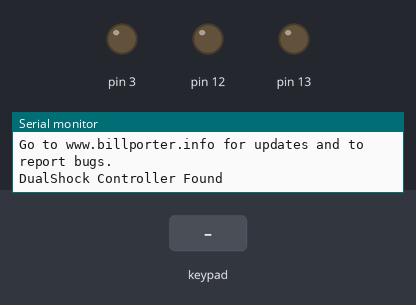
A sketch run on a simulated Arduino Uno, built with avr-gcc and run on an emulated ATmega328P. Shown: output pins drawn as LEDs (lit = HIGH), the last lines printed to the serial monitor. The test bench sets the inputs (shaded band).

Above: at 1.2 s.
1.3 s: key 'O' pressed
At 2.5 s:
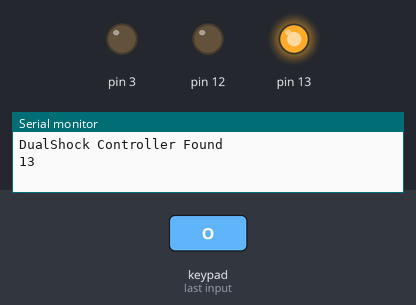
2.8 s: key 'S' pressed
At 3.6 s:
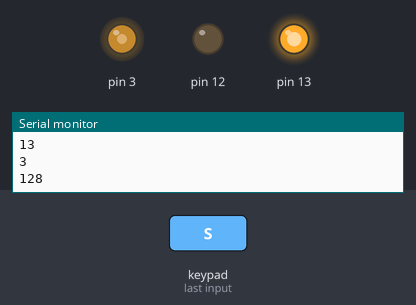
4.3 s: key 'T' pressed
At 5.3 s:
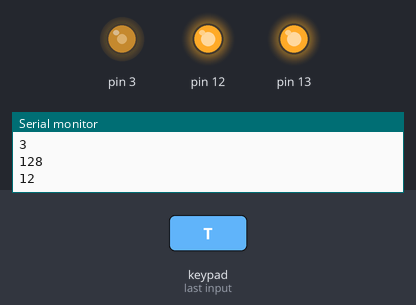
5.8 s: key 'O' pressed
At 7.0 s:
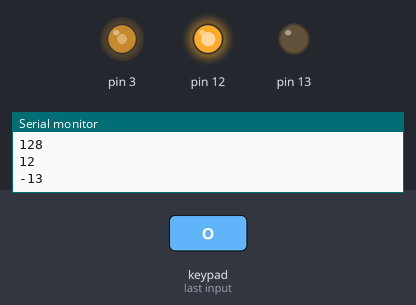
7.3 s: key 'S' pressed
At 8.0 s:
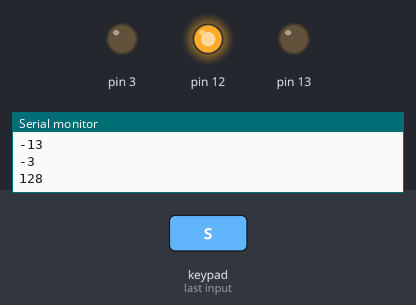
Timing chart, 0 to 9.8 s (numbered marks = the images above; inputs shaded):
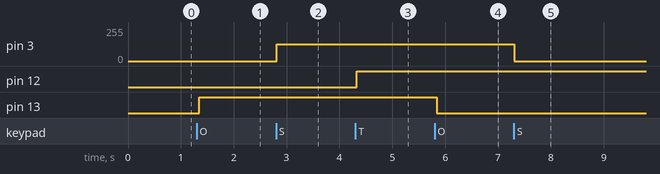

Measured:
- after the input at 1.3 s, pin 13: LOW → HIGH after 0.05 s
- after the input at 2.8 s, pin 3: 0/255 → 127/255 at once
- after the input at 4.3 s, pin 12: LOW → HIGH at once
- after the input at 5.8 s, pin 13: HIGH → LOW at once
- after the input at 7.3 s, pin 3: 127/255 → 0/255 at once

The sketch:

Milestone_vibrate_digital_analog_with_comments.ino
```cpp
#include <PS2X_lib.h>                                                       //import the code from the PS2X library alowing the use of many specialized functions

PS2X ps2x;                                                                  //create PS2 Controller Class

                                                                            //right now, the library does NOT support hot pluggable controllers, meaning
                                                                            //you must always either restart your Arduino after you conect the controller,
                                                                            //or call config_gamepad(pins) again after connecting the controller.

                                                                            //declare all of the variables
int error = 0;                                                              //needed when we configure the gamepad
byte type = 0;                                                              //this library allows for the use of a guitar hero controller too and so we need to figure out the type of controller

byte vibrate = 0;                                                           //for vibration

                                                                            //declare all of the variables for the pins for the different colored LEDs; they all start out negative and the arduino has no negative pins so nothing will turn on until the value is made positive
int red =-13;                                                               //set the red LED for what will become pin 13
int green =-12;                                                             //set the green LED for what will become pin 12
int pink=-3;                                                                //set the pink LED for what will become pin 3
int blue=-10;                                                               //set the blue LED for what will become pin 10

void setup(){
 Serial.begin(57600);                                                       //start Serial Monitor

                                                                            //This block sets up some of the pins to output; though all of the pins declared above are being used for output. To get the color right I used LEDs from different companies and so they vary greatly in brightness. My blue and pink pins were obnoixously bright and not making those pins dedicated for output balances their brightness to match the other LEDs
 pinMode(abs(red),OUTPUT);                                                  //set the pin for the red LED to be output
 pinMode(abs(green),OUTPUT);                                                //set the pin for the green LED to be output

 error = ps2x.config_gamepad(9,8,7,10, true, true);                         //setup pins and settings:  GamePad(clock, command, attention, data, Pressures?, Rumble?) check for error

 if(error == 0){                                                            //if there is no error
   Serial.println("Found Controller, configured successful");
   Serial.println("Try out all the buttons, X will vibrate the controller, faster as you press harder;");
  Serial.println("holding L1 or R1 will print out the analog stick values.");
  Serial.println("Go to www.billporter.info for updates and to report bugs.");
 }
                                                                            //for the various different types of errors
  else if(error == 1)
   Serial.println("No controller found, check wiring, see readme.txt to enable debug. visit www.billporter.info for troubleshooting tips");

  else if(error == 2)
   Serial.println("Controller found but not accepting commands. see readme.txt to enable debug. Visit www.billporter.info for troubleshooting tips");

  else if(error == 3)
   Serial.println("Controller refusing to enter Pressures mode, may not support it. ");

   type = ps2x.readType();                                                  //figure out the type of controller being used
     switch(type) {
       case 0:
        Serial.println("Unknown Controller type");
       break;
       case 1:
        Serial.println("DualShock Controller Found");
       break;
       case 2:
         Serial.println("GuitarHero Controller Found");
       break;
     }

}

void loop()
  {
 if(error == 1)                                                             //skip loop if no controller found
  return;
                                                                            //unnecessary code regarding the guitar hero controller has been removed
 else {                                                                     //DualShock Controller

    ps2x.read_gamepad(false, vibrate);                                      //read controller and set large motor to spin at 'vibrate' speed

    if(map(ps2x.Analog(PSS_RY),0,255,255,0)*2-255>0)                        //for whatever reason the controller will still vibrate when given a negative value and this fixes that
    {
      vibrate = map(ps2x.Analog(PSS_RY),0,255,255,0)*2-255;                 //set the large motor vibrate speed based on the value of how hard the right analog control is pushed up
                                                                            //the map function works to invert the values so pushing up returns a higher value - more intuitive this way
                                                                            //subtraction is necessary otherwise it would half buzz at rest
                                                                            //multiplication is then needed to get the full range of vibration which the subtraction just restricted
    }

                                                                            //serial monitor is used to confirm that the controller is recieving data properly
                                                                            //in the event that the code fails this will help identify which part of the code or hardware is causing the problem
                                                                            //all the colors are then multiplied by negative one if pressed to allow them to either be turned on by an existent pin or to push them to a non-existent pin

    if(ps2x.ButtonPressed(PSB_RED))                                         //if red pressed
         {
           red=red*-1;
           Serial.println(red);

         }

      if(ps2x.ButtonPressed(PSB_PINK))                                      //if pink pressed
         {
           pink=pink*-1;
           Serial.println(pink);
           Serial.println(ps2x.Analog(PSS_RY));
         }

    if(ps2x.ButtonPressed(PSB_BLUE))                                        //if blue pressed
         {
           blue=blue*-1;
           Serial.println(blue);
         }
    if(ps2x.ButtonPressed(PSB_GREEN))                                       //if green pressed
         {
           green=green*-1;
           Serial.println(green);
         }

    digitalWrite(red, HIGH);                                                //if red is positive, this will turn the LED on
    digitalWrite(-red, LOW);                                                //if red is negative, this will then make it positive and turn the LED off
    digitalWrite(blue, HIGH);                                               //if blue is positive, this will turn the LED on
    digitalWrite(-blue, LOW);                                               //if blue is negative, this will then make it positive and turn the LED off
    analogWrite(pink, (map(ps2x.Analog(PSS_RY),0,255,255,0)));              //if pink is positive, this will turn the LED on with a brightness relative to the inverted value of the right analog controls Y value (Up/down)
    analogWrite(-pink, 0);                                                  //if pink is negative, this will make it positive and turn the LED off
    digitalWrite(green, HIGH);                                              //if green is positive, this will turn the LED on
    digitalWrite(-green, LOW);                                              //if green is negative, this will make it positive and turn the LED off
 }


 delay(50);                                                                 //slow down the program to only run every .05 second which is still very responsive

}
```
